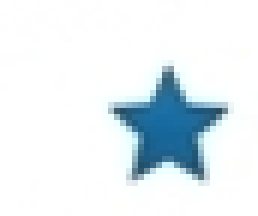
#> input picture sandbox/test_star.png, 43 x 36 px, found by its file name (shown 6 times larger)
$ python sandbox_star_fix.py
#> lines starting #> are read from the running program, lines starting #| are printed output that depends on the picture; after the words box and inside, x2 and y2 are one past the last pixel; in counts of white or black regions, pixels touching at a corner belong together
from __future__ import annotations

from pathlib import Path

import cv2
import numpy as np


BASE_DIR = Path(__file__).resolve().parent
INPUT_PATH = BASE_DIR / 'test_star.png'
DEBUG_PATH = BASE_DIR / 'debug_star_contour.png'
SVG_SNIPPET_PATH = BASE_DIR / 'debug_star_polygon.svg'


def load_image(path: Path) -> np.ndarray:
    image = cv2.imread(str(path), cv2.IMREAD_COLOR)
    if image is None:
        raise FileNotFoundError(f'Failed to read image: {path}')
    return image


def blue_mask(image: np.ndarray) -> np.ndarray:
    hsv = cv2.cvtColor(image, cv2.COLOR_BGR2HSV)
    mask = cv2.inRange(hsv, (90, 60, 40), (140, 255, 255))
    mask = cv2.morphologyEx(mask, cv2.MORPH_CLOSE, np.ones((3, 3), np.uint8), iterations=1)
    mask = cv2.morphologyEx(mask, cv2.MORPH_OPEN, np.ones((3, 3), np.uint8), iterations=1)
    return mask


def build_star_template(size: int = 128) -> np.ndarray:
    canvas = np.zeros((size, size), dtype=np.uint8)
    center = np.array([size / 2.0, size / 2.0], dtype=np.float32)
    outer = size * 0.42
    inner = outer * 0.45
    points = []
    for index in range(10):
        angle = -np.pi / 2 + index * (np.pi / 5)
        radius = outer if index % 2 == 0 else inner
        x = center[0] + np.cos(angle) * radius
        y = center[1] + np.sin(angle) * radius
        points.append([int(round(x)), int(round(y))])
    polygon = np.array(points, dtype=np.int32)
    cv2.fillPoly(canvas, [polygon], 255)
    contours, _ = cv2.findContours(canvas, cv2.RETR_EXTERNAL, cv2.CHAIN_APPROX_SIMPLE)
    return contours[0]


def detect_star_polygon(mask: np.ndarray) -> np.ndarray:
    contours, _ = cv2.findContours(mask, cv2.RETR_EXTERNAL, cv2.CHAIN_APPROX_SIMPLE)
    if not contours:
        raise RuntimeError('No contour found in star mask')
    contour = max(contours, key=cv2.contourArea)
    perimeter = cv2.arcLength(contour, True)
    template = build_star_template()
    score = cv2.matchShapes(contour, template, cv2.CONTOURS_MATCH_I1, 0.0)

    for epsilon_scale in (0.012, 0.015, 0.018, 0.02, 0.024, 0.028, 0.032):
        approx = cv2.approxPolyDP(contour, perimeter * epsilon_scale, True)
        if len(approx) == 10:
            return approx.reshape(-1, 2)

    if score > 0.25:
        raise RuntimeError(f'Contour is not star-like enough: score={score:.4f}')
    return canonical_star_from_contour(contour)


def canonical_star_from_contour(contour: np.ndarray) -> np.ndarray:
    x, y, w, h = cv2.boundingRect(contour)
    center = np.array([x + w / 2.0, y + h / 2.0], dtype=np.float32)
    outer = min(w, h) * 0.5
    inner = outer * 0.45
    points = []
    for index in range(10):
        angle = -np.pi / 2 + index * (np.pi / 5)
        radius = outer if index % 2 == 0 else inner
        px = center[0] + np.cos(angle) * radius
        py = center[1] + np.sin(angle) * radius
        points.append([int(round(px)), int(round(py))])
    return np.array(points, dtype=np.int32)


def save_debug(image: np.ndarray, points: np.ndarray) -> None:
    debug = image.copy()
    cv2.polylines(debug, [points.reshape(-1, 1, 2)], True, (0, 0, 255), 1, cv2.LINE_AA)
    for index, (x, y) in enumerate(points.tolist(), start=1):
        cv2.circle(debug, (int(x), int(y)), 2, (0, 255, 255), -1, cv2.LINE_AA)
        cv2.putText(debug, str(index), (int(x) + 2, int(y) - 2), cv2.FONT_HERSHEY_SIMPLEX, 0.3, (0, 0, 255), 1, cv2.LINE_AA)
    cv2.imwrite(str(DEBUG_PATH), debug)


def polygon_svg(points: np.ndarray, fill: str = '#2f6df6', stroke: str = '#1d3f9e') -> str:
    point_text = ' '.join(f'{int(x)},{int(y)}' for x, y in points.tolist())
    return f"<polygon points=\"{point_text}\" fill=\"{fill}\" stroke=\"{stroke}\" stroke-width=\"1\" />"


def main() -> None:
    image = load_image(INPUT_PATH)
#> in load_image, image is the input picture: shape (36, 43, 3); mean B, G, R 242.3, 238, 229.5
    mask = blue_mask(image)
#> in blue_mask, `hsv = cv2.cvtColor(image, cv2.COLOR_BGR2HSV)`: hsv: shape (36, 43, 3); mean H, S, V 32.8, 21.2, 242.4
#> in blue_mask, `mask = cv2.inRange(hsv, (90, 60, 40), (140, 255, 255))`:
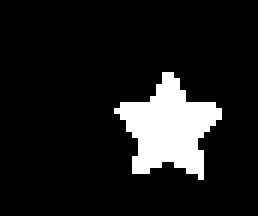
#> mask: shape (36, 43) (shown 6 times larger); 11.1% white; 1 white region, box (x1, y1, x2, y2) and area: (19, 12, 37, 30) 172
#> in blue_mask, `mask = cv2.morphologyEx(mask, cv2.MORPH_CLOSE, np.ones((3, 3), np.uint..`:
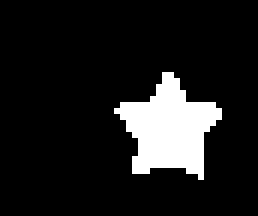
#> mask: shape (36, 43) (shown 6 times larger); 11.4% white; 1 white region, box (x1, y1, x2, y2) and area: (19, 12, 37, 30) 176
#> in blue_mask, `mask = cv2.morphologyEx(mask, cv2.MORPH_OPEN, np.ones((3, 3), np.uint8..`:
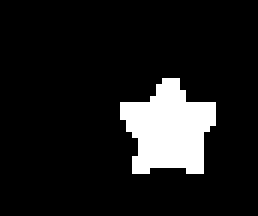
#> mask: shape (36, 43) (shown 6 times larger); 11% white; 1 white region
    points = detect_star_polygon(mask)
#> in detect_star_polygon, `contours, _ = cv2.findContours(mask, cv2.RETR_EXTERNAL, cv2.CHAIN_APPR..`: contours = 1 contour; box (x1, y1, x2, y2) and area: (20, 13, 36, 29) 144
#> in detect_star_polygon, `contour = max(contours, key=cv2.contourArea)`: contour = contour of 25 points, box (x1, y1, x2, y2) (20, 13, 36, 29), area 144
#> in detect_star_polygon, `perimeter = cv2.arcLength(contour, True)`: perimeter = 56.38
#> in build_star_template, `cv2.fillPoly(canvas, [polygon], 255)`:
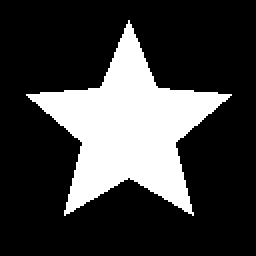
#> canvas: shape (128, 128) (shown 2 times larger); 24.3% white; 1 white region
#> in detect_star_polygon, `score = cv2.matchShapes(contour, template, cv2.CONTOURS_MATCH_I1, 0.0)`: score = 0.0972
#> in canonical_star_from_contour, `x, y, w, h = cv2.boundingRect(contour)`: x = 20; y = 13; w = 16
#> in canonical_star_from_contour, `center = np.array([x + w / 2.0, y + h / 2.0], dtype=np.float32)`: center = [28, 21]
#> in canonical_star_from_contour, `outer = min(w, h) * 0.5`: outer = 8
#> in canonical_star_from_contour, `inner = outer * 0.45`: inner = 3.6
#> the loop in canonical_star_from_contour, `for index in range(10):` made 10 passes
#> (radius, px, py) on passes 1 to 10: (8, 28, 13), (3.6, 30.12, 18.09), (8, 35.61, 18.53), (3.6, 31.42, 22.11), (8, 32.7, 27.47), (3.6, 28, 24.6), (8, 23.3, 27.47), (3.6, 24.58, 22.11), (8, 20.39, 18.53), (3.6, 25.88, 18.09)
#> after the loop in canonical_star_from_contour, `for index in range(10):`: points = [[28, 13], [30, 18], [36, 19], [31, 22], [33, 27], [28, 25], [23, 27], [25, 22], [20, 19], [26, 18]]
    save_debug(image, points)
#> in save_debug, `cv2.polylines(debug, [points.reshape(-1, 1, 2)], True, (0, 0, 255), 1,..`:
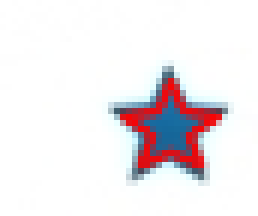
#> debug: shape (36, 43, 3) (shown 6 times larger); 9.04% of pixels changed, all inside (x1, y1, x2, y2) = (20, 13, 38, 29)
#> the loop in save_debug, `for index, (x, y) in enumerate(points.tolist(), start=1):` made 10 passes
#> after the loop in save_debug, `for index, (x, y) in enumerate(points.tolist(), start=1):`:
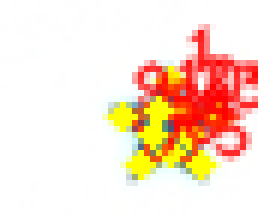
#> debug: shape (36, 43, 3) (shown 6 times larger); mean B, G, R 206, 224, 251
    svg = polygon_svg(points)
    SVG_SNIPPET_PATH.write_text(svg + '\n', encoding='utf-8')
    print(f'input={INPUT_PATH.name}')
    print(f'vertex_count={len(points)}')
#| vertex_count=10
    print(svg)
#| <polygon points="28,13 30,18 36,19 31,22 33,27 28,25 23,27 25,22 20,19 26,18" fill="#2f6df6" stroke="#1d3f9e" stroke-width="1" />


if __name__ == '__main__':
    main()

$ run again, with sandbox/A.png copied over sandbox/test_star.png
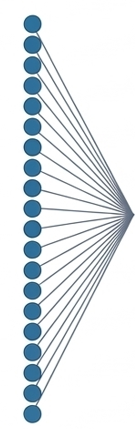
#> input picture sandbox/A.png, 135 x 429 px, found by its file name
#> in load_image, image is the input picture: shape (429, 135, 3); mean B, G, R 235.8, 231.9, 226.1
#> hsv: shape (429, 135, 3); mean H, S, V 35.3, 16.6, 235.8
#> in blue_mask, `mask = cv2.morphologyEx(mask, cv2.MORPH_CLOSE, np.ones((3, 3), np.uint..`:
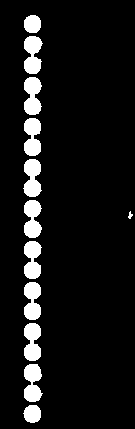
#> mask: shape (429, 135); 8.9% white; 12 white regions, largest, box (x1, y1, x2, y2) and area: (24, 364, 43, 402) 522, (24, 36, 43, 74) 521, (24, 77, 42, 115) 517
#> in detect_star_polygon, `contours, _ = cv2.findContours(mask, cv2.RETR_EXTERNAL, cv2.CHAIN_APPR..`: contours = 13 contours, 1 with area under 20; largest, box (x1, y1, x2, y2) and area: (24, 36, 42, 74) 468, (24, 77, 41, 115) 465, (24, 159, 41, 197) 464, (24, 323, 41, 361) 459, (24, 200, 42, 238) 458
#> contour = contour of 43 points, box (x1, y1, x2, y2) (24, 36, 42, 74), area 468
#> perimeter = 114.9
#> canvas: shape (128, 128); 24.3% white; 1 white region
#> score = 0.494
#> points = [[29, 36], [24, 48], [31, 56], [24, 61], [24, 68], [36, 73], [40, 59], [33, 54], [40, 48], [41, 41]]
#> the loop in save_debug, `for index, (x, y) in enumerate(points.tolist(), start=1):` made 10 passes
#> after the loop in save_debug, `for index, (x, y) in enumerate(points.tolist(), start=1):`:
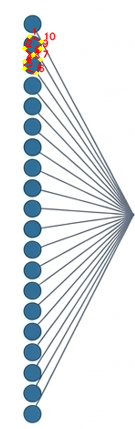
#> debug: shape (429, 135, 3); mean B, G, R 234.5, 231.4, 226.9
#| vertex_count=10
#| <polygon points="29,36 24,48 31,56 24,61 24,68 36,73 40,59 33,54 40,48 41,41" fill="#2f6df6" stroke="#1d3f9e" stroke-width="1" />

$ run again, with sandbox/B.png copied over sandbox/test_star.png
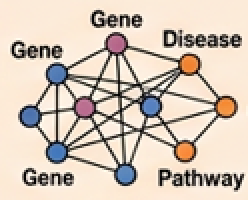
#> input picture sandbox/B.png, 124 x 100 px, found by its file name (shown 2 times larger)
#> in load_image, image is the input picture: shape (100, 124, 3); mean B, G, R 184, 197.8, 212.1
#> hsv: shape (100, 124, 3); mean H, S, V 21.7, 44, 214.5
#> in blue_mask, `mask = cv2.inRange(hsv, (90, 60, 40), (140, 255, 255))`:
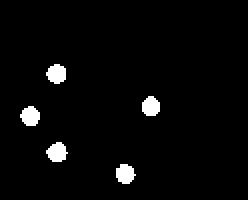
#> mask: shape (100, 124) (shown 2 times larger); 3% white; 5 white regions, box (x1, y1, x2, y2) and area: (23, 71, 34, 81) 78, (23, 32, 33, 42) 76, (10, 53, 20, 63) 75, (58, 82, 68, 92) 75, (71, 48, 80, 58) 72
#> in detect_star_polygon, `contours, _ = cv2.findContours(mask, cv2.RETR_EXTERNAL, cv2.CHAIN_APPR..`: contours = 5 contours; box (x1, y1, x2, y2) and area: (24, 71, 33, 81) 61, (24, 32, 33, 42) 60, (58, 82, 67, 92) 60, (11, 53, 20, 63) 60, (71, 48, 80, 58) 59
#> contour = contour of 11 points, box (x1, y1, x2, y2) (24, 71, 33, 81), area 61
#> perimeter = 29.31
#> canvas: shape (128, 128); 24.3% white; 1 white region
#> score = 0.153
#> in canonical_star_from_contour, `x, y, w, h = cv2.boundingRect(contour)`: x = 24; y = 71; w = 9; h = 10
#> center = [28.5, 76]
#> outer = 4.5
#> inner = 2.02
#> the loop in canonical_star_from_contour, `for index in range(10):` made 10 passes
#> (radius, px, py) on passes 1 to 8: (4.5, 28.5, 71.5), (2.02, 29.69, 74.36), (4.5, 32.78, 74.61), (2.02, 30.43, 76.63), (4.5, 31.15, 79.64), (2.02, 28.5, 78.03), (4.5, 25.85, 79.64), (2.02, 26.57, 76.63)
#> after the loop in canonical_star_from_contour, `for index in range(10):`: points = [[28, 72], [30, 74], [33, 75], [30, 77], [31, 80], [28, 78], [26, 80], [27, 77], [24, 75], [27, 74]]
#> the loop in save_debug, `for index, (x, y) in enumerate(points.tolist(), start=1):` made 10 passes
#> after the loop in save_debug, `for index, (x, y) in enumerate(points.tolist(), start=1):`:
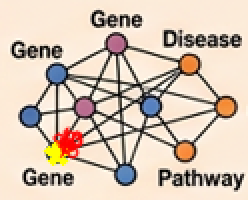
#> debug: shape (100, 124, 3) (shown 2 times larger); mean B, G, R 181.5, 197.2, 214.1
#| vertex_count=10
#| <polygon points="28,72 30,74 33,75 30,77 31,80 28,78 26,80 27,77 24,75 27,74" fill="#2f6df6" stroke="#1d3f9e" stroke-width="1" />
